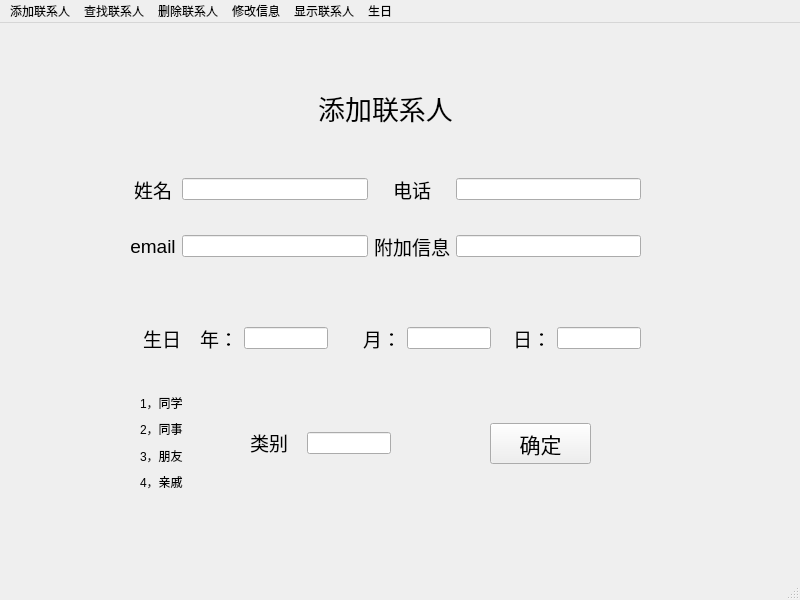
<?xml version="1.0" encoding="UTF-8"?>
<ui version="4.0">
 <class>MainWindow</class>
 <widget class="QMainWindow" name="MainWindow">
  <property name="geometry">
   <rect>
    <x>0</x>
    <y>0</y>
    <width>800</width>
    <height>600</height>
   </rect>
  </property>
  <property name="windowTitle">
   <string>MainWindow</string>
  </property>
  <widget class="QWidget" name="centralwidget">
   <widget class="QStackedWidget" name="stackedWidget">
    <property name="geometry">
     <rect>
      <x>20</x>
      <y>30</y>
      <width>761</width>
      <height>511</height>
     </rect>
    </property>
    <property name="currentIndex">
     <number>9</number>
    </property>
    <widget class="QWidget" name="delP">
     <widget class="QWidget" name="horizontalLayoutWidget_4">
      <property name="geometry">
       <rect>
        <x>80</x>
        <y>80</y>
        <width>341</width>
        <height>91</height>
       </rect>
      </property>
      <layout class="QHBoxLayout" name="horizontalLayout_4">
       <item>
        <widget class="QLabel" name="label_21">
         <property name="text">
          <string>&lt;html&gt;&lt;head/&gt;&lt;body&gt;&lt;p align=&quot;center&quot;&gt;&lt;span style=&quot; font-size:16pt;&quot;&gt;要删除的联系人：&lt;/span&gt;&lt;/p&gt;&lt;/body&gt;&lt;/html&gt;</string>
         </property>
        </widget>
       </item>
       <item>
        <widget class="QLineEdit" name="delName">
         <property name="font">
          <font>
           <pointsize>12</pointsize>
          </font>
         </property>
        </widget>
       </item>
      </layout>
     </widget>
     <widget class="QLabel" name="label_22">
      <property name="geometry">
       <rect>
        <x>270</x>
        <y>20</y>
        <width>231</width>
        <height>51</height>
       </rect>
      </property>
      <property name="text">
       <string>&lt;html&gt;&lt;head/&gt;&lt;body&gt;&lt;p align=&quot;center&quot;&gt;&lt;span style=&quot; font-size:20pt;&quot;&gt;删除联系人&lt;/span&gt;&lt;/p&gt;&lt;/body&gt;&lt;/html&gt;</string>
      </property>
     </widget>
     <widget class="QPushButton" name="delFind">
      <property name="geometry">
       <rect>
        <x>510</x>
        <y>100</y>
        <width>121</width>
        <height>51</height>
       </rect>
      </property>
      <property name="font">
       <font>
        <pointsize>16</pointsize>
       </font>
      </property>
      <property name="text">
       <string>查找</string>
      </property>
     </widget>
     <widget class="QListWidget" name="delShow">
      <property name="geometry">
       <rect>
        <x>60</x>
        <y>180</y>
        <width>641</width>
        <height>211</height>
       </rect>
      </property>
      <property name="font">
       <font>
        <pointsize>12</pointsize>
       </font>
      </property>
     </widget>
     <widget class="QLabel" name="label_23">
      <property name="geometry">
       <rect>
        <x>50</x>
        <y>410</y>
        <width>421</width>
        <height>41</height>
       </rect>
      </property>
      <property name="text">
       <string>&lt;html&gt;&lt;head/&gt;&lt;body&gt;&lt;p align=&quot;center&quot;&gt;&lt;span style=&quot; font-size:16pt;&quot;&gt;请选中要删除的联系人并点击删除&lt;/span&gt;&lt;/p&gt;&lt;/body&gt;&lt;/html&gt;</string>
      </property>
     </widget>
     <widget class="QPushButton" name="delBT">
      <property name="geometry">
       <rect>
        <x>520</x>
        <y>410</y>
        <width>111</width>
        <height>41</height>
       </rect>
      </property>
      <property name="font">
       <font>
        <pointsize>16</pointsize>
       </font>
      </property>
      <property name="text">
       <string>删除</string>
      </property>
     </widget>
    </widget>
    <widget class="QWidget" name="updateP">
     <widget class="QLabel" name="label_29">
      <property name="geometry">
       <rect>
        <x>280</x>
        <y>10</y>
        <width>171</width>
        <height>31</height>
       </rect>
      </property>
      <property name="font">
       <font>
        <pointsize>14</pointsize>
       </font>
      </property>
      <property name="text">
       <string>修改联系人信息</string>
      </property>
     </widget>
     <widget class="QLabel" name="label_30">
      <property name="geometry">
       <rect>
        <x>70</x>
        <y>70</y>
        <width>181</width>
        <height>31</height>
       </rect>
      </property>
      <property name="font">
       <font>
        <pointsize>14</pointsize>
       </font>
      </property>
      <property name="text">
       <string>要更新的联系人</string>
      </property>
     </widget>
     <widget class="QLineEdit" name="updateName">
      <property name="geometry">
       <rect>
        <x>270</x>
        <y>70</y>
        <width>113</width>
        <height>27</height>
       </rect>
      </property>
      <property name="font">
       <font>
        <pointsize>14</pointsize>
       </font>
      </property>
     </widget>
     <widget class="QPushButton" name="updateFind">
      <property name="geometry">
       <rect>
        <x>490</x>
        <y>70</y>
        <width>92</width>
        <height>28</height>
       </rect>
      </property>
      <property name="font">
       <font>
        <pointsize>14</pointsize>
       </font>
      </property>
      <property name="text">
       <string>查询</string>
      </property>
     </widget>
     <widget class="QListWidget" name="updateList">
      <property name="geometry">
       <rect>
        <x>40</x>
        <y>120</y>
        <width>671</width>
        <height>192</height>
       </rect>
      </property>
     </widget>
     <widget class="QLabel" name="label_31">
      <property name="geometry">
       <rect>
        <x>120</x>
        <y>330</y>
        <width>481</width>
        <height>31</height>
       </rect>
      </property>
      <property name="font">
       <font>
        <pointsize>14</pointsize>
       </font>
      </property>
      <property name="text">
       <string>请选中要更新的联系人在下方填写更新的信息</string>
      </property>
     </widget>
     <widget class="QWidget" name="horizontalLayoutWidget_10">
      <property name="geometry">
       <rect>
        <x>20</x>
        <y>370</y>
        <width>731</width>
        <height>61</height>
       </rect>
      </property>
      <layout class="QHBoxLayout" name="horizontalLayout_8">
       <item>
        <widget class="QLabel" name="label_32">
         <property name="font">
          <font>
           <pointsize>13</pointsize>
          </font>
         </property>
         <property name="text">
          <string>电话：</string>
         </property>
        </widget>
       </item>
       <item>
        <widget class="QLineEdit" name="updateTel">
         <property name="font">
          <font>
           <pointsize>14</pointsize>
          </font>
         </property>
        </widget>
       </item>
       <item>
        <widget class="QLabel" name="label_33">
         <property name="font">
          <font>
           <pointsize>13</pointsize>
          </font>
         </property>
         <property name="text">
          <string>邮件地址：</string>
         </property>
        </widget>
       </item>
       <item>
        <widget class="QLineEdit" name="updateEmail">
         <property name="font">
          <font>
           <pointsize>14</pointsize>
          </font>
         </property>
        </widget>
       </item>
       <item>
        <widget class="QLabel" name="label_34">
         <property name="font">
          <font>
           <pointsize>13</pointsize>
          </font>
         </property>
         <property name="text">
          <string>其他：</string>
         </property>
        </widget>
       </item>
       <item>
        <widget class="QLineEdit" name="updateExtra">
         <property name="font">
          <font>
           <pointsize>14</pointsize>
          </font>
         </property>
        </widget>
       </item>
      </layout>
     </widget>
     <widget class="QPushButton" name="updateBT">
      <property name="geometry">
       <rect>
        <x>530</x>
        <y>450</y>
        <width>101</width>
        <height>41</height>
       </rect>
      </property>
      <property name="font">
       <font>
        <pointsize>16</pointsize>
       </font>
      </property>
      <property name="text">
       <string>更新</string>
      </property>
     </widget>
    </widget>
    <widget class="QWidget" name="showAll">
     <widget class="QListWidget" name="all">
      <property name="geometry">
       <rect>
        <x>40</x>
        <y>91</y>
        <width>681</width>
        <height>411</height>
       </rect>
      </property>
      <property name="font">
       <font>
        <pointsize>12</pointsize>
       </font>
      </property>
     </widget>
     <widget class="QLabel" name="showName">
      <property name="geometry">
       <rect>
        <x>50</x>
        <y>30</y>
        <width>211</width>
        <height>51</height>
       </rect>
      </property>
      <property name="font">
       <font>
        <pointsize>16</pointsize>
       </font>
      </property>
      <property name="text">
       <string>所有联系人</string>
      </property>
     </widget>
     <widget class="QWidget" name="horizontalLayoutWidget_8">
      <property name="geometry">
       <rect>
        <x>340</x>
        <y>30</y>
        <width>371</width>
        <height>51</height>
       </rect>
      </property>
      <layout class="QHBoxLayout" name="horizontalLayout_10">
       <item>
        <widget class="QPushButton" name="NSall">
         <property name="font">
          <font>
           <pointsize>14</pointsize>
          </font>
         </property>
         <property name="text">
          <string>按姓名排序</string>
         </property>
        </widget>
       </item>
       <item>
        <widget class="QPushButton" name="BSall">
         <property name="font">
          <font>
           <pointsize>14</pointsize>
          </font>
         </property>
         <property name="text">
          <string>按生日排序</string>
         </property>
        </widget>
       </item>
      </layout>
     </widget>
    </widget>
    <widget class="QWidget" name="showFri">
     <widget class="QListWidget" name="friend_2">
      <property name="geometry">
       <rect>
        <x>30</x>
        <y>80</y>
        <width>681</width>
        <height>411</height>
       </rect>
      </property>
      <property name="font">
       <font>
        <pointsize>12</pointsize>
       </font>
      </property>
     </widget>
     <widget class="QLabel" name="showName_4">
      <property name="geometry">
       <rect>
        <x>50</x>
        <y>20</y>
        <width>211</width>
        <height>51</height>
       </rect>
      </property>
      <property name="font">
       <font>
        <pointsize>16</pointsize>
       </font>
      </property>
      <property name="text">
       <string>朋友</string>
      </property>
     </widget>
     <widget class="QWidget" name="horizontalLayoutWidget_6">
      <property name="geometry">
       <rect>
        <x>320</x>
        <y>20</y>
        <width>371</width>
        <height>51</height>
       </rect>
      </property>
      <layout class="QHBoxLayout" name="horizontalLayout_6">
       <item>
        <widget class="QPushButton" name="NSfri">
         <property name="font">
          <font>
           <pointsize>14</pointsize>
          </font>
         </property>
         <property name="text">
          <string>按姓名排序</string>
         </property>
        </widget>
       </item>
       <item>
        <widget class="QPushButton" name="BSfri">
         <property name="font">
          <font>
           <pointsize>14</pointsize>
          </font>
         </property>
         <property name="text">
          <string>按生日排序</string>
         </property>
        </widget>
       </item>
      </layout>
     </widget>
    </widget>
    <widget class="QWidget" name="showRel">
     <widget class="QListWidget" name="relative">
      <property name="geometry">
       <rect>
        <x>30</x>
        <y>80</y>
        <width>681</width>
        <height>411</height>
       </rect>
      </property>
      <property name="font">
       <font>
        <pointsize>12</pointsize>
       </font>
      </property>
     </widget>
     <widget class="QLabel" name="showName_5">
      <property name="geometry">
       <rect>
        <x>40</x>
        <y>20</y>
        <width>211</width>
        <height>51</height>
       </rect>
      </property>
      <property name="font">
       <font>
        <pointsize>16</pointsize>
       </font>
      </property>
      <property name="text">
       <string>亲戚</string>
      </property>
     </widget>
     <widget class="QWidget" name="horizontalLayoutWidget_5">
      <property name="geometry">
       <rect>
        <x>310</x>
        <y>20</y>
        <width>371</width>
        <height>51</height>
       </rect>
      </property>
      <layout class="QHBoxLayout" name="horizontalLayout_5">
       <item>
        <widget class="QPushButton" name="NSrel">
         <property name="font">
          <font>
           <pointsize>14</pointsize>
          </font>
         </property>
         <property name="text">
          <string>按姓名排序</string>
         </property>
        </widget>
       </item>
       <item>
        <widget class="QPushButton" name="BSrel">
         <property name="font">
          <font>
           <pointsize>14</pointsize>
          </font>
         </property>
         <property name="text">
          <string>按生日排序</string>
         </property>
        </widget>
       </item>
      </layout>
     </widget>
    </widget>
    <widget class="QWidget" name="birthInMonth">
     <widget class="QListWidget" name="showSameMonth">
      <property name="geometry">
       <rect>
        <x>30</x>
        <y>80</y>
        <width>681</width>
        <height>411</height>
       </rect>
      </property>
      <property name="font">
       <font>
        <pointsize>12</pointsize>
       </font>
      </property>
     </widget>
     <widget class="QLabel" name="label_24">
      <property name="geometry">
       <rect>
        <x>50</x>
        <y>40</y>
        <width>101</width>
        <height>31</height>
       </rect>
      </property>
      <property name="font">
       <font>
        <pointsize>16</pointsize>
       </font>
      </property>
      <property name="text">
       <string>生日在</string>
      </property>
     </widget>
     <widget class="QLineEdit" name="theMonth">
      <property name="geometry">
       <rect>
        <x>150</x>
        <y>40</y>
        <width>61</width>
        <height>31</height>
       </rect>
      </property>
     </widget>
     <widget class="QLabel" name="label_25">
      <property name="geometry">
       <rect>
        <x>220</x>
        <y>40</y>
        <width>141</width>
        <height>31</height>
       </rect>
      </property>
      <property name="font">
       <font>
        <pointsize>16</pointsize>
       </font>
      </property>
      <property name="text">
       <string>月的联系人</string>
      </property>
     </widget>
     <widget class="QPushButton" name="queryBT">
      <property name="geometry">
       <rect>
        <x>440</x>
        <y>40</y>
        <width>91</width>
        <height>31</height>
       </rect>
      </property>
      <property name="font">
       <font>
        <pointsize>16</pointsize>
       </font>
      </property>
      <property name="text">
       <string>查询</string>
      </property>
     </widget>
    </widget>
    <widget class="QWidget" name="birthNear">
     <widget class="QLabel" name="label_26">
      <property name="geometry">
       <rect>
        <x>30</x>
        <y>30</y>
        <width>251</width>
        <height>31</height>
       </rect>
      </property>
      <property name="font">
       <font>
        <pointsize>16</pointsize>
       </font>
      </property>
      <property name="text">
       <string>五天内过生日的人</string>
      </property>
     </widget>
     <widget class="QListWidget" name="showNearBirth">
      <property name="geometry">
       <rect>
        <x>30</x>
        <y>80</y>
        <width>681</width>
        <height>371</height>
       </rect>
      </property>
      <property name="font">
       <font>
        <pointsize>12</pointsize>
       </font>
      </property>
     </widget>
     <widget class="QLineEdit" name="myName">
      <property name="geometry">
       <rect>
        <x>520</x>
        <y>30</y>
        <width>121</width>
        <height>41</height>
       </rect>
      </property>
      <property name="font">
       <font>
        <pointsize>16</pointsize>
       </font>
      </property>
     </widget>
     <widget class="QLabel" name="label_27">
      <property name="geometry">
       <rect>
        <x>340</x>
        <y>30</y>
        <width>181</width>
        <height>31</height>
       </rect>
      </property>
      <property name="font">
       <font>
        <pointsize>16</pointsize>
       </font>
      </property>
      <property name="text">
       <string>我的邮件署名：</string>
      </property>
     </widget>
     <widget class="QLabel" name="label_28">
      <property name="geometry">
       <rect>
        <x>250</x>
        <y>470</y>
        <width>341</width>
        <height>31</height>
       </rect>
      </property>
      <property name="font">
       <font>
        <pointsize>16</pointsize>
       </font>
      </property>
      <property name="text">
       <string>点击联系人来生成邮件</string>
      </property>
     </widget>
    </widget>
    <widget class="QWidget" name="showCol">
     <widget class="QListWidget" name="colleague">
      <property name="geometry">
       <rect>
        <x>40</x>
        <y>90</y>
        <width>681</width>
        <height>411</height>
       </rect>
      </property>
      <property name="font">
       <font>
        <pointsize>12</pointsize>
       </font>
      </property>
     </widget>
     <widget class="QLabel" name="showName_3">
      <property name="geometry">
       <rect>
        <x>50</x>
        <y>20</y>
        <width>211</width>
        <height>51</height>
       </rect>
      </property>
      <property name="font">
       <font>
        <pointsize>16</pointsize>
       </font>
      </property>
      <property name="text">
       <string>同事</string>
      </property>
     </widget>
     <widget class="QWidget" name="horizontalLayoutWidget_7">
      <property name="geometry">
       <rect>
        <x>330</x>
        <y>30</y>
        <width>371</width>
        <height>51</height>
       </rect>
      </property>
      <layout class="QHBoxLayout" name="horizontalLayout_7">
       <item>
        <widget class="QPushButton" name="NScol">
         <property name="font">
          <font>
           <pointsize>14</pointsize>
          </font>
         </property>
         <property name="text">
          <string>按姓名排序</string>
         </property>
        </widget>
       </item>
       <item>
        <widget class="QPushButton" name="BScol">
         <property name="font">
          <font>
           <pointsize>14</pointsize>
          </font>
         </property>
         <property name="text">
          <string>按生日排序</string>
         </property>
        </widget>
       </item>
      </layout>
     </widget>
    </widget>
    <widget class="QWidget" name="showCla">
     <widget class="QListWidget" name="classmate">
      <property name="geometry">
       <rect>
        <x>30</x>
        <y>80</y>
        <width>681</width>
        <height>411</height>
       </rect>
      </property>
      <property name="font">
       <font>
        <pointsize>12</pointsize>
       </font>
      </property>
     </widget>
     <widget class="QLabel" name="showName_2">
      <property name="geometry">
       <rect>
        <x>40</x>
        <y>20</y>
        <width>211</width>
        <height>51</height>
       </rect>
      </property>
      <property name="font">
       <font>
        <pointsize>16</pointsize>
       </font>
      </property>
      <property name="text">
       <string>同学</string>
      </property>
     </widget>
     <widget class="QWidget" name="horizontalLayoutWidget_9">
      <property name="geometry">
       <rect>
        <x>310</x>
        <y>20</y>
        <width>371</width>
        <height>51</height>
       </rect>
      </property>
      <layout class="QHBoxLayout" name="horizontalLayout_11">
       <item>
        <widget class="QPushButton" name="NScla">
         <property name="font">
          <font>
           <pointsize>14</pointsize>
          </font>
         </property>
         <property name="text">
          <string>按姓名排序</string>
         </property>
        </widget>
       </item>
       <item>
        <widget class="QPushButton" name="BScla">
         <property name="font">
          <font>
           <pointsize>14</pointsize>
          </font>
         </property>
         <property name="text">
          <string>按生日排序</string>
         </property>
        </widget>
       </item>
      </layout>
     </widget>
    </widget>
    <widget class="QWidget" name="addP">
     <widget class="QPushButton" name="addBT">
      <property name="geometry">
       <rect>
        <x>470</x>
        <y>370</y>
        <width>101</width>
        <height>41</height>
       </rect>
      </property>
      <property name="font">
       <font>
        <pointsize>16</pointsize>
       </font>
      </property>
      <property name="text">
       <string>确定</string>
      </property>
     </widget>
     <widget class="QWidget" name="horizontalLayoutWidget">
      <property name="geometry">
       <rect>
        <x>110</x>
        <y>240</y>
        <width>511</width>
        <height>91</height>
       </rect>
      </property>
      <layout class="QHBoxLayout" name="horizontalLayout">
       <item>
        <widget class="QLabel" name="label">
         <property name="text">
          <string/>
         </property>
        </widget>
       </item>
       <item>
        <widget class="QLabel" name="label_10">
         <property name="text">
          <string>&lt;html&gt;&lt;head/&gt;&lt;body&gt;&lt;p align=&quot;center&quot;&gt;&lt;span style=&quot; font-size:14pt;&quot;&gt;生日&lt;/span&gt;&lt;/p&gt;&lt;/body&gt;&lt;/html&gt;</string>
         </property>
        </widget>
       </item>
       <item>
        <widget class="QLabel" name="label_9">
         <property name="text">
          <string/>
         </property>
        </widget>
       </item>
       <item>
        <widget class="QLabel" name="label_2">
         <property name="text">
          <string>&lt;html&gt;&lt;head/&gt;&lt;body&gt;&lt;p align=&quot;center&quot;&gt;&lt;span style=&quot; font-size:14pt;&quot;&gt;年：&lt;/span&gt;&lt;/p&gt;&lt;/body&gt;&lt;/html&gt;</string>
         </property>
        </widget>
       </item>
       <item>
        <widget class="QLineEdit" name="year"/>
       </item>
       <item>
        <spacer name="horizontalSpacer">
         <property name="orientation">
          <enum>Qt::Orientation::Horizontal</enum>
         </property>
         <property name="sizeHint" stdset="0">
          <size>
           <width>40</width>
           <height>20</height>
          </size>
         </property>
        </spacer>
       </item>
       <item>
        <widget class="QLabel" name="label_3">
         <property name="text">
          <string/>
         </property>
        </widget>
       </item>
       <item>
        <widget class="QLabel" name="label_11">
         <property name="text">
          <string>&lt;html&gt;&lt;head/&gt;&lt;body&gt;&lt;p align=&quot;center&quot;&gt;&lt;span style=&quot; font-size:14pt;&quot;&gt;月：&lt;/span&gt;&lt;/p&gt;&lt;/body&gt;&lt;/html&gt;</string>
         </property>
        </widget>
       </item>
       <item>
        <widget class="QLineEdit" name="month"/>
       </item>
       <item>
        <spacer name="horizontalSpacer_2">
         <property name="orientation">
          <enum>Qt::Orientation::Horizontal</enum>
         </property>
         <property name="sizeHint" stdset="0">
          <size>
           <width>40</width>
           <height>20</height>
          </size>
         </property>
        </spacer>
       </item>
       <item>
        <widget class="QLabel" name="label_4">
         <property name="text">
          <string>&lt;html&gt;&lt;head/&gt;&lt;body&gt;&lt;p align=&quot;center&quot;&gt;&lt;span style=&quot; font-size:14pt;&quot;&gt;日：&lt;/span&gt;&lt;/p&gt;&lt;/body&gt;&lt;/html&gt;</string>
         </property>
        </widget>
       </item>
       <item>
        <widget class="QLineEdit" name="day"/>
       </item>
      </layout>
     </widget>
     <widget class="QWidget" name="gridLayoutWidget">
      <property name="geometry">
       <rect>
        <x>110</x>
        <y>100</y>
        <width>511</width>
        <height>131</height>
       </rect>
      </property>
      <layout class="QGridLayout" name="gridLayout">
       <item row="1" column="3">
        <widget class="QLineEdit" name="extra"/>
       </item>
       <item row="0" column="1">
        <widget class="QLineEdit" name="name"/>
       </item>
       <item row="1" column="1">
        <widget class="QLineEdit" name="email"/>
       </item>
       <item row="0" column="3">
        <widget class="QLineEdit" name="tel"/>
       </item>
       <item row="0" column="0" alignment="Qt::AlignmentFlag::AlignHCenter">
        <widget class="QLabel" name="label_5">
         <property name="font">
          <font>
           <pointsize>14</pointsize>
          </font>
         </property>
         <property name="text">
          <string>姓名</string>
         </property>
        </widget>
       </item>
       <item row="0" column="2" alignment="Qt::AlignmentFlag::AlignHCenter">
        <widget class="QLabel" name="label_7">
         <property name="font">
          <font>
           <pointsize>14</pointsize>
          </font>
         </property>
         <property name="text">
          <string>电话</string>
         </property>
        </widget>
       </item>
       <item row="1" column="2">
        <widget class="QLabel" name="label_8">
         <property name="text">
          <string>&lt;html&gt;&lt;head/&gt;&lt;body&gt;&lt;p align=&quot;center&quot;&gt;&lt;span style=&quot; font-size:14pt;&quot;&gt;附加信息&lt;/span&gt;&lt;/p&gt;&lt;/body&gt;&lt;/html&gt;</string>
         </property>
        </widget>
       </item>
       <item row="1" column="0">
        <widget class="QLabel" name="label_6">
         <property name="text">
          <string>&lt;html&gt;&lt;head/&gt;&lt;body&gt;&lt;p align=&quot;center&quot;&gt;&lt;span style=&quot; font-size:14pt;&quot;&gt;email&lt;/span&gt;&lt;/p&gt;&lt;/body&gt;&lt;/html&gt;</string>
         </property>
        </widget>
       </item>
      </layout>
     </widget>
     <widget class="QWidget" name="horizontalLayoutWidget_2">
      <property name="geometry">
       <rect>
        <x>230</x>
        <y>350</y>
        <width>141</width>
        <height>80</height>
       </rect>
      </property>
      <layout class="QHBoxLayout" name="horizontalLayout_2">
       <item>
        <widget class="QLabel" name="label_13">
         <property name="text">
          <string>&lt;html&gt;&lt;head/&gt;&lt;body&gt;&lt;p align=&quot;center&quot;&gt;&lt;span style=&quot; font-size:14pt;&quot;&gt;类别&lt;/span&gt;&lt;/p&gt;&lt;/body&gt;&lt;/html&gt;</string>
         </property>
        </widget>
       </item>
       <item>
        <widget class="QLabel" name="label_12">
         <property name="text">
          <string/>
         </property>
        </widget>
       </item>
       <item>
        <widget class="QLineEdit" name="cat"/>
       </item>
      </layout>
     </widget>
     <widget class="QWidget" name="verticalLayoutWidget">
      <property name="geometry">
       <rect>
        <x>120</x>
        <y>340</y>
        <width>71</width>
        <height>99</height>
       </rect>
      </property>
      <layout class="QVBoxLayout" name="verticalLayout">
       <item>
        <widget class="QLabel" name="label_14">
         <property name="text">
          <string>&lt;html&gt;&lt;head/&gt;&lt;body&gt;&lt;p&gt;1，同学&lt;/p&gt;&lt;/body&gt;&lt;/html&gt;</string>
         </property>
        </widget>
       </item>
       <item>
        <widget class="QLabel" name="label_15">
         <property name="text">
          <string>&lt;html&gt;&lt;head/&gt;&lt;body&gt;&lt;p&gt;2，同事&lt;/p&gt;&lt;/body&gt;&lt;/html&gt;</string>
         </property>
        </widget>
       </item>
       <item>
        <widget class="QLabel" name="label_16">
         <property name="text">
          <string>3，朋友</string>
         </property>
        </widget>
       </item>
       <item>
        <widget class="QLabel" name="label_17">
         <property name="text">
          <string>4，亲戚</string>
         </property>
        </widget>
       </item>
      </layout>
     </widget>
     <widget class="QLabel" name="label_20">
      <property name="geometry">
       <rect>
        <x>220</x>
        <y>20</y>
        <width>291</width>
        <height>71</height>
       </rect>
      </property>
      <property name="text">
       <string>&lt;html&gt;&lt;head/&gt;&lt;body&gt;&lt;p align=&quot;center&quot;&gt;&lt;span style=&quot; font-size:20pt;&quot;&gt;添加联系人&lt;/span&gt;&lt;/p&gt;&lt;/body&gt;&lt;/html&gt;</string>
      </property>
     </widget>
    </widget>
    <widget class="QWidget" name="findP">
     <widget class="QWidget" name="horizontalLayoutWidget_3">
      <property name="geometry">
       <rect>
        <x>140</x>
        <y>70</y>
        <width>191</width>
        <height>91</height>
       </rect>
      </property>
      <layout class="QHBoxLayout" name="horizontalLayout_3">
       <item>
        <widget class="QLabel" name="label_18">
         <property name="text">
          <string>&lt;html&gt;&lt;head/&gt;&lt;body&gt;&lt;p align=&quot;center&quot;&gt;&lt;span style=&quot; font-size:16pt;&quot;&gt;姓名：&lt;/span&gt;&lt;/p&gt;&lt;/body&gt;&lt;/html&gt;</string>
         </property>
        </widget>
       </item>
       <item>
        <widget class="QLineEdit" name="Fname">
         <property name="font">
          <font>
           <pointsize>12</pointsize>
          </font>
         </property>
        </widget>
       </item>
      </layout>
     </widget>
     <widget class="QLabel" name="label_19">
      <property name="geometry">
       <rect>
        <x>260</x>
        <y>0</y>
        <width>231</width>
        <height>51</height>
       </rect>
      </property>
      <property name="text">
       <string>&lt;html&gt;&lt;head/&gt;&lt;body&gt;&lt;p align=&quot;center&quot;&gt;&lt;span style=&quot; font-size:20pt;&quot;&gt;查找联系人&lt;/span&gt;&lt;/p&gt;&lt;/body&gt;&lt;/html&gt;</string>
      </property>
     </widget>
     <widget class="QListWidget" name="findShow">
      <property name="geometry">
       <rect>
        <x>50</x>
        <y>180</y>
        <width>641</width>
        <height>211</height>
       </rect>
      </property>
      <property name="font">
       <font>
        <pointsize>12</pointsize>
       </font>
      </property>
     </widget>
     <widget class="QPushButton" name="findBT">
      <property name="geometry">
       <rect>
        <x>450</x>
        <y>90</y>
        <width>121</width>
        <height>51</height>
       </rect>
      </property>
      <property name="font">
       <font>
        <pointsize>16</pointsize>
       </font>
      </property>
      <property name="text">
       <string>确认</string>
      </property>
     </widget>
    </widget>
   </widget>
  </widget>
  <widget class="QMenuBar" name="menubar">
   <property name="geometry">
    <rect>
     <x>0</x>
     <y>0</y>
     <width>800</width>
     <height>24</height>
    </rect>
   </property>
   <widget class="QMenu" name="addM">
    <property name="font">
     <font>
      <pointsize>9</pointsize>
     </font>
    </property>
    <property name="contextMenuPolicy">
     <enum>Qt::ContextMenuPolicy::NoContextMenu</enum>
    </property>
    <property name="title">
     <string>添加联系人</string>
    </property>
    <addaction name="actionadd"/>
   </widget>
   <widget class="QMenu" name="delM">
    <property name="title">
     <string>删除联系人</string>
    </property>
    <addaction name="actiondel"/>
   </widget>
   <widget class="QMenu" name="findM">
    <property name="title">
     <string>查找联系人</string>
    </property>
    <addaction name="actionfind"/>
   </widget>
   <widget class="QMenu" name="upM">
    <property name="title">
     <string>修改信息</string>
    </property>
    <addaction name="actionupdate"/>
   </widget>
   <widget class="QMenu" name="showM">
    <property name="title">
     <string>显示联系人</string>
    </property>
    <addaction name="Sall"/>
    <addaction name="Scla"/>
    <addaction name="Scol"/>
    <addaction name="Sfri"/>
    <addaction name="Srel"/>
   </widget>
   <widget class="QMenu" name="birM">
    <property name="title">
     <string>生日</string>
    </property>
    <addaction name="actionb1"/>
    <addaction name="actionb2"/>
   </widget>
   <addaction name="addM"/>
   <addaction name="findM"/>
   <addaction name="delM"/>
   <addaction name="upM"/>
   <addaction name="showM"/>
   <addaction name="birM"/>
  </widget>
  <widget class="QStatusBar" name="statusbar"/>
  <action name="Sall">
   <property name="text">
    <string>all</string>
   </property>
  </action>
  <action name="Scla">
   <property name="text">
    <string>Classmates</string>
   </property>
  </action>
  <action name="Scol">
   <property name="text">
    <string>Colleagues</string>
   </property>
  </action>
  <action name="Sfri">
   <property name="text">
    <string>Friends</string>
   </property>
  </action>
  <action name="Srel">
   <property name="text">
    <string>Relatives</string>
   </property>
  </action>
  <action name="actionadd">
   <property name="text">
    <string>add</string>
   </property>
  </action>
  <action name="actiondel">
   <property name="text">
    <string>del</string>
   </property>
  </action>
  <action name="actionfind">
   <property name="text">
    <string>find</string>
   </property>
  </action>
  <action name="actionupdate">
   <property name="text">
    <string>update</string>
   </property>
  </action>
  <action name="actionb1">
   <property name="text">
    <string>born in same month</string>
   </property>
  </action>
  <action name="actionb2">
   <property name="text">
    <string>will have a birthday</string>
   </property>
  </action>
 </widget>
 <resources/>
 <connections/>
</ui>
